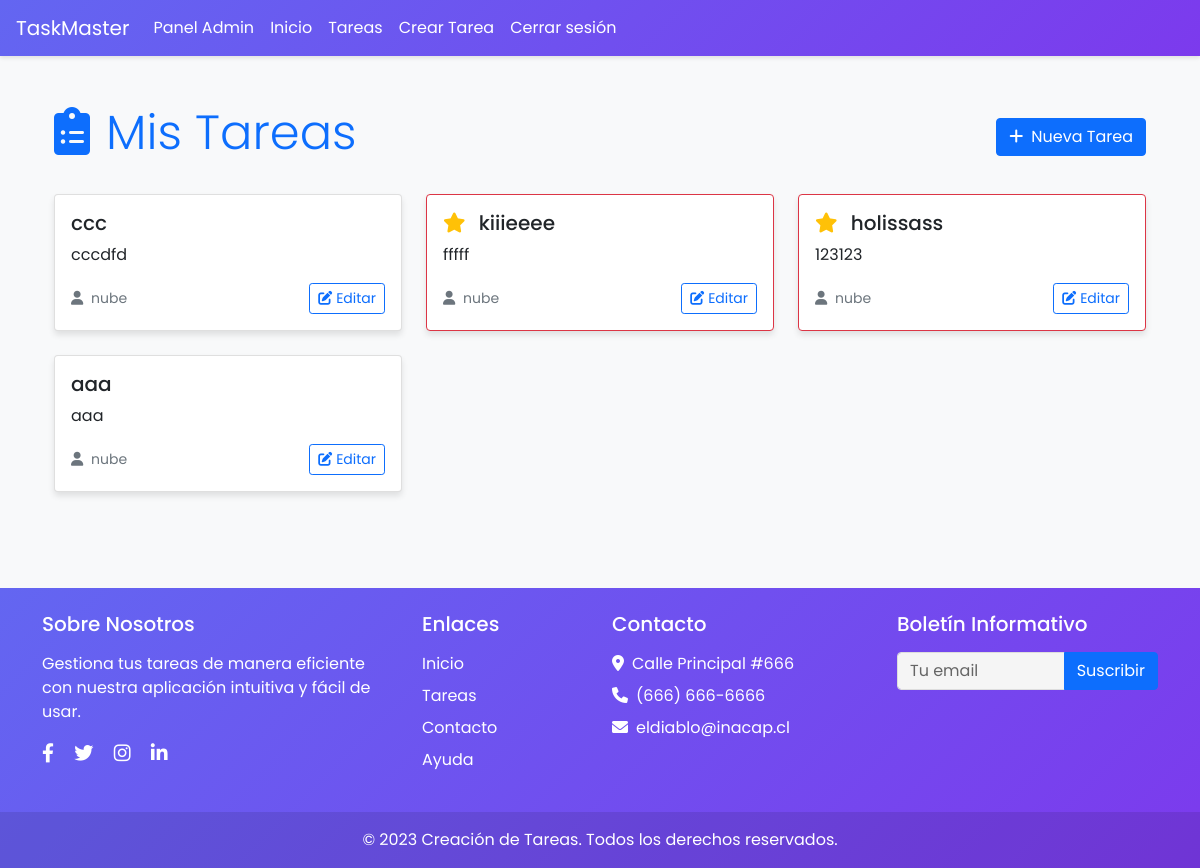
The page /tasks/ (signed in) on the database its author committed.
### tasks/models.py (models this page shows, shortened)
class Task(models.Model):
    title = models.CharField(max_length=100)
    description = models.TextField(blank=True)
    created = models.DateTimeField(auto_now_add=True)
    datecompleted = models.DateTimeField(null=True)
    important = models.BooleanField(default=False)
    user = models.ForeignKey(User, on_delete=models.CASCADE)

### tasks/views.py (the view)
# urls.py: path('tasks/', views.tasks, name="tasks"),
@login_required
def tasks(request):   #mostrar las tareas del usuario
    tasks = Task.objects.filter(user=request.user)
    return render(request, 'tasks.html', {'tasks' : tasks})

### tasks/templates/tasks.html
{% extends 'base.html' %}
{% block content %}
<div class="container py-4">
    <div class="d-flex justify-content-between align-items-center mb-4">
        <h1 class="display-5 text-primary"><i class="fas fa-clipboard-list me-3"></i>Mis Tareas</h1>
        <a href="{% url 'create_task' %}" class="btn btn-primary">
            <i class="fas fa-plus me-2"></i>Nueva Tarea
        </a>
    </div>
    <div class="row">
        {% for task in tasks %}
        <div class="col-md-4 mb-4">
            <div class="card custom-shadow h-100 {% if task.important %}border-danger{% endif %}">
                <div class="card-body">
                    <h5 class="card-title">
                        {% if task.important %}
                        <i class="fas fa-star text-warning me-2"></i>
                        {% endif %}
                        {{ task.title }}
                    </h5>
                    <p class="card-text">{{ task.description }}</p>
                    <div class="d-flex justify-content-between align-items-center">
                        <small class="text-muted">
                            <i class="fas fa-user me-1"></i>
                            {{ task.user.username }}
                        </small>
                        <a href="{% url 'task_detail' task.id %}" class="btn btn-outline-primary btn-sm">
                            <i class="fas fa-edit me-1"></i>Editar
                        </a>
                    </div>
                </div>
            </div>
        </div>
        {% endfor %}
    </div>
</div>
{% endblock %}

### tasks/templates/base.html (shortened to what this page needs)
{% load static %}
<!DOCTYPE html>
<html lang="es">
<head>
    <link href="https://stackpath.bootstrapcdn.com/bootstrap/4.5.2/css/bootstrap.min.css" rel="stylesheet">
    <link href="https://cdn.jsdelivr.net/npm/bootstrap@5.1.3/dist/css/bootstrap.min.css" rel="stylesheet">
    <link rel="stylesheet" href="https://cdnjs.cloudflare.com/ajax/libs/font-awesome/6.0.0/css/all.min.css">
    <link rel="stylesheet" href="{% static '/css/estilos.css' %}">
</head>
<body>
    <nav class="navbar navbar-expand-lg navbar-light bg-light">
        <a class="navbar-brand" href="{% url 'home' %}">TaskMaster</a>
        <div class="collapse navbar-collapse" id="navbarNav">
            <ul class="navbar-nav">
                                {% if user.is_authenticated %}
                    {% if user.is_staff or user.groups.all.0.name == 'admin' %}
                <li class="nav-item">
                    <a class="nav-link" href="/admin">Panel Admin</a>
                </li>
                    {% endif %}
                {% endif %}
                {% if user.is_authenticated %}
                <li class="nav-item">
                    <a class="nav-link" href="{% url 'home' %}">Inicio <span class="sr-only">(actual)</span></a>
                </li>
                <li class="nav-item">
                    <a class="nav-link" href="{% url 'tasks' %}">Tareas</a>
                </li>
                <li class="nav-item">
                    <a class="nav-link" href="/tasks/create/">Crear Tarea</a>
                </li>
                <li class="nav-item">
                    <a class="nav-link" href="{% url 'logout' %}">Cerrar sesión</a>
                </li>
                {% endif %}
            </ul>
        </div>
    </nav>
    <div class="container mt-4">
        {% block content %}
        {% endblock %}
    </div>
    <footer class="footer mt-5">
        <div class="container">
            <div class="row py-4">
                <div class="col-lg-4 col-md-6 mb-4 mb-lg-0">
                    <h5 class="text-white mb-3">Sobre Nosotros</h5>
                    <p class="text-muted">Gestiona tus tareas de manera eficiente con nuestra aplicación intuitiva y fácil de usar.</p>
                    <div class="social-icons">
                        <a href="#" class="text-white me-3"><i class="fab fa-facebook-f"></i></a>
                        <a href="#" class="text-white me-3"><i class="fab fa-twitter"></i></a>
                        <a href="#" class="text-white me-3"><i class="fab fa-instagram"></i></a>
                        <a href="#" class="text-white"><i class="fab fa-linkedin-in"></i></a>
                    </div>
                </div>
                <div class="col-lg-2 col-md-6 mb-4 mb-lg-0">
                    <h5 class="text-white mb-3">Enlaces</h5>
                    <ul class="list-unstyled">
                        <li class="mb-2"><a href="{% url 'home' %}" class="text-muted">Inicio</a></li>
                        <li class="mb-2"><a href="{% url 'tasks' %}" class="text-muted">Tareas</a></li>
                        <li class="mb-2"><a href="https://www.whatsapp.com/?lang=es_LA" class="text-muted">Contacto</a></li>
                        <li class="mb-2"><a href="#" class="text-muted">Ayuda</a></li>
                    </ul>
                </div>
                <div class="col-lg-3 col-md-6 mb-4 mb-lg-0">
                    <h5 class="text-white mb-3">Contacto</h5>
                    <ul class="list-unstyled">
                        <li class="mb-2 text-muted"><i class="fas fa-map-marker-alt me-2"></i>Calle Principal #666</li>
                        <li class="mb-2 text-muted"><i class="fas fa-phone me-2"></i>(666) 666-6666</li>
                        <li class="mb-2 text-muted"><i class="fas fa-envelope me-2"></i>eldiablo@inacap.cl</li>
                    </ul>
                </div>
                <div class="col-lg-3 col-md-6">
                    <h5 class="text-white mb-3">Boletín Informativo</h5>
                    <form>
                        <div class="input-group mb-3">
                            <input type="email" class="form-control" placeholder="Tu email" aria-label="Tu email">
                            <button class="btn btn-primary" type="button">Suscribir</button>
                        </div>
                    </form>
                </div>
            </div>
        </div>
        <div class="footer-bottom py-3">
            <div class="container text-center">
                <p class="text-muted mb-0">&copy; 2023 Creación de Tareas. Todos los derechos reservados.</p>
            </div>
        </div>
    </footer>
</body>
</html>

### tasks/static/css/estilos.css (style rules this page uses)
body { font-family: 'Poppins', sans-serif; background-color: #f8f9fa; min-height: 100vh; display: flex; flex-direction: column; }
.navbar { background: linear-gradient(135deg, #6366F1 0%, #7C3AED 100%); box-shadow: 0 2px 4px rgba(0,0,0,0.1); }
.navbar-brand, .nav-link { color: white !important; }
.custom-shadow { box-shadow: 0 4px 6px rgba(0, 0, 0, 0.1); }
.form-control { background-color: #f5f5f5; border: 1px solid #ddd; color: #333; }
.form-control::placeholder { color: #666; }
.footer { background: linear-gradient(135deg, #6366F1 0%, #7C3AED 100%); color: white !important; margin-top: auto; }
.footer * { color: white !important; }
.footer a { text-decoration: none; transition: color 0.3s; }
.social-icons a { font-size: 1.2rem; transition: transform 0.3s; display: inline-block; }
.footer-bottom { background: rgba(0, 0, 0, 0.1); }

### rows shown on the page
Task: title "ccc", description "cccdfd", user.username "nube"
Task: important True (drawn), title "kiiieeee", description "fffff", user.username "nube"
Task: important True (drawn), title "holissass", description "123123", user.username "nube"
Task: title "aaa", description "aaa", user.username "nube"
